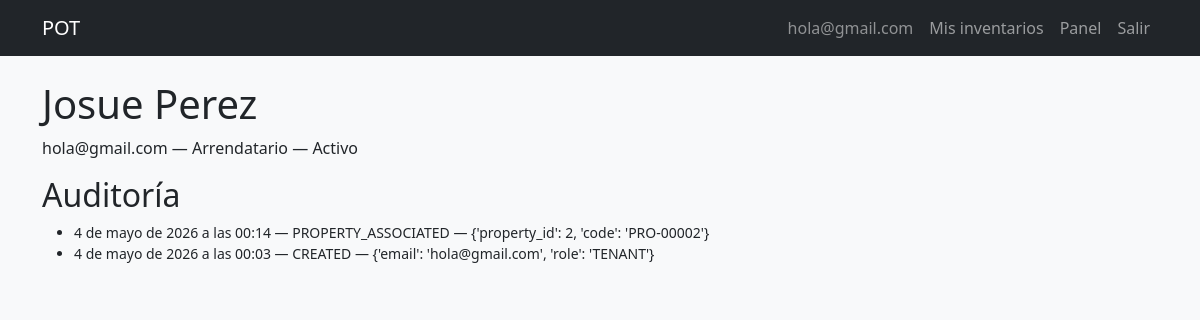
/users/2/ (signed in), run on the app's committed database.
### pot/models.py (models this page shows, shortened)
class CustomUser(AbstractUser):
    class Role(models.TextChoices):
        ADMIN = 'ADMIN', 'Administrador'
        ASSISTANT = 'ASSISTANT', 'Asistente Administrativo'
        TENANT = 'TENANT', 'Arrendatario'
        TECHNICIAN = 'TECHNICIAN', 'Técnico'
    class DocumentType(models.TextChoices):
        CC = 'CC', 'Cédula de ciudadanía'
        CE = 'CE', 'Cédula de extranjería'
        PASSPORT = 'PASSPORT', 'Pasaporte'
        NIT = 'NIT', 'NIT'
    username = models.CharField(max_length=150, unique=True, blank=True)
    email = models.EmailField(unique=True)
    phone = models.CharField(max_length=20, default='')
    public_code = models.CharField(max_length=20, unique=True, blank=True, null=True)
    document_type = models.CharField(
        max_length=20,
        choices=DocumentType.choices,
        blank=True,
        default='',
    )
    document_number = models.CharField(max_length=30, unique=True, blank=True, null=True)
    avatar = models.ImageField(upload_to='avatars/%Y/%m/', blank=True, null=True, max_length=255)
    role = models.CharField(max_length=20, choices=Role.choices, default=Role.TENANT)
    password_changed = models.BooleanField(default=False)
    password_reset_token = models.CharField(max_length=255, null=True, blank=True)
    password_reset_expires = models.DateTimeField(null=True, blank=True)
    login_attempts = models.PositiveIntegerField(default=0)
    login_locked_until = models.DateTimeField(null=True, blank=True)
    created_at = models.DateTimeField(auto_now_add=True)
    updated_at = models.DateTimeField(auto_now=True)
    USERNAME_FIELD = 'email'
    REQUIRED_FIELDS = []
    objects = CustomUserManager()
    class Meta:
        ordering = ['-created_at']
    def is_staff_operative(self):
        return self.role in (self.Role.ADMIN, self.Role.ASSISTANT)

class UserAudit(models.Model):
    user = models.ForeignKey(CustomUser, on_delete=models.CASCADE, related_name='audits')
    action = models.CharField(max_length=100)
    details = models.JSONField(default=dict)
    changed_by = models.ForeignKey(
        CustomUser,
        on_delete=models.SET_NULL,
        null=True,
        blank=True,
        related_name='audits_created',
    )
    created_at = models.DateTimeField(auto_now_add=True)
    class Meta:
        ordering = ['-created_at']

### pot/views.py (the view)
# urls.py: path('users/<int:user_id>/', views.UserDetailView.as_view(), name='user_detail'),
class UserDetailView(LoginRequiredMixin, View):
    def get(self, request, user_id):
        target = get_object_or_404(CustomUser, pk=user_id)
        if request.user.role != CustomUser.Role.ADMIN and request.user.pk != target.pk:
            messages.error(request, 'Sin permiso.')
            return redirect('pot:dashboard_staff')
        assocs = UserPropertyAssociation.objects.filter(user=target).select_related('property').order_by('-associated_at')
        audits = UserAudit.objects.filter(user=target).order_by('-created_at')[:50]
        open_tickets = Ticket.objects.filter(tenant=target, status=Ticket.Status.OPEN).exists()
        return render(
            request,
            'users/user_detail.html',
            {
                'target': target,
                'associations': assocs,
                'audits': audits,
                'open_tickets': open_tickets,
                'role_form': UserEditRoleForm(initial={'role': target.role}),
                'assoc_form': AssociatePropertyForm(),
            },
        )

### templates/users/user_detail.html (shortened to what this page needs)
{% extends 'base.html' %}
{% block content %}
<h1>{{ target.get_full_name|default:target.email }}</h1>
<p>{{ target.email }} — {{ target.get_role_display }} — {% if target.is_active %}Activo{% else %}Inactivo{% endif %}</p>
<h2>Auditoría</h2>
<ul class="small">{% for a in audits %}<li>{{ a.created_at }} — {{ a.action }} — {{ a.details }}</li>{% empty %}<li>Sin registros</li>{% endfor %}</ul>
{% endblock %}

### templates/base.html (shortened to what this page needs)
{% load static %}
<!DOCTYPE html>
<html lang="es">
<head>
    <link href="https://cdn.jsdelivr.net/npm/bootstrap@5.3.3/dist/css/bootstrap.min.css" rel="stylesheet">
    <link rel="stylesheet" href="{% static 'css/style.css' %}">
</head>
<body class="bg-light">
<nav class="navbar navbar-expand-lg navbar-dark bg-dark mb-4">
    <div class="container">
        <a class="navbar-brand" href="{% if not user.is_authenticated %}{% url 'pot:login' %}{% elif user.role == 'TENANT' %}{% url 'pot:dashboard_tenant' %}{% else %}{% url 'pot:dashboard_staff' %}{% endif %}">POT</a>
        <div class="navbar-nav ms-auto">
            {% if user.is_authenticated %}
                <span class="nav-link text-white-50">{{ user.email }}</span>
                {% if user.role == 'TENANT' %}
                    <a class="nav-link" href="{% url 'pot:my_inventories' %}">Mis inventarios</a>
                    <a class="nav-link" href="{% url 'pot:dashboard_tenant' %}">Panel</a>
                {% endif %}
                <a class="nav-link" href="{% url 'pot:logout' %}">Salir</a>
            {% else %}
                <a class="nav-link" href="{% url 'pot:login' %}">Entrar</a>
            {% endif %}
        </div>
    </div>
</nav>
<main class="container pb-5">
    {% block content %}{% endblock %}
</main>
</body>
</html>

### data on the page
CustomUser: email "hola@gmail.com", get_full_name "Josue Perez", role "Arrendatario"
UserAudit: created_at "4 de mayo de 2026 a las 00:14", action "PROPERTY_ASSOCIATED", details "{'property_id': 2, 'code': 'PRO-00002'}"
UserAudit: created_at "4 de mayo de 2026 a las 00:03", action "CREATED", details "{'email': 'hola@gmail.com', 'role': 'TENANT'}"
